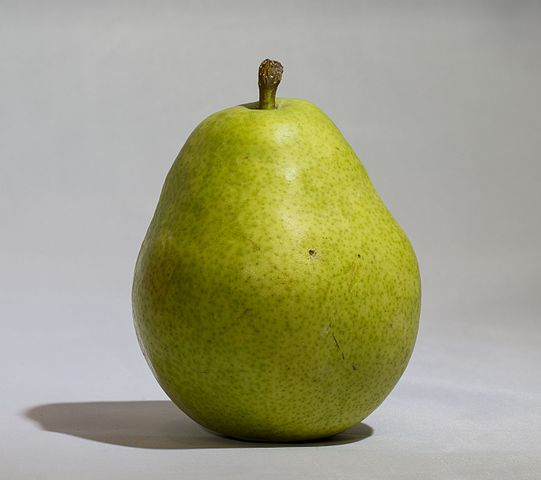
#> input picture HW1-Filters/input3A.jpg, 541 x 480 px
$ python main.py 3 input3A.jpg out.png out.png   (older library calls are emulated)
#> lines starting #> are read from the running program, lines starting #| are printed output that depends on the picture; pictures that were not available may be replaced by others from this repository, and a replacement may not be noted
#> in Question3, input_image1 is the input picture: shape (480, 541, 3); mean B, G, R 131.9, 161.7, 162.1
# Instructions:
# For question 1, only modify function: histogram_equalization
# For question 2, only modify functions: low_pass_filter, high_pass_filter, deconvolution
# For question 3, only modify function: laplacian_pyramid_blending

# Student: Han Le - 111679478

from __future__ import print_function
from __future__ import division
import os
import sys
import cv2
import numpy as np


# [189 lines left out: functions help_message, histogram_equalization, Question1, low_pass_filter, high_pass_filter, deconvolution and 1 more, not called in this run]


# ===================================================
# ===== Question 3: Laplacian pyramid blending ======
# ===================================================


def laplacian_pyramid_blending(img_in1, img_in2):

    # Write laplacian pyramid blending codes here
    A = img_in1
    B = img_in2
    # resize the image A to have same size as image B
    # height, width = np.shape(B)[0], np.shape(B)[1]
    # A = cv2.resize(A, (width, height))

    A = A[:, :A.shape[0]]
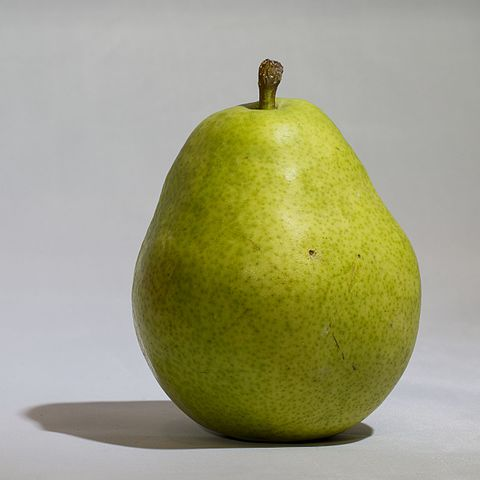
#> A: shape (480, 480, 3); mean B, G, R 127.4, 160.7, 161
    B = B[:A.shape[0], :A.shape[0]]

    deep_level = 5
    # generate Gaussian pyramid for A
    G = A.copy()
    gpA = [G]
    for i in xrange(0, deep_level + 1):
        G = cv2.pyrDown(G)
        gpA.append(G)
#> this loop made 6 passes
#> pass 3, in laplacian_pyramid_blending, `G = cv2.pyrDown(G)`:
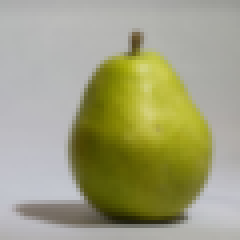
#> G: shape (60, 60, 3) (shown 4 times larger); mean B, G, R 127.6, 160.7, 161.1
#> after the loop, gpA = 7 items

    # generate Gaussian pyramid for B
    G = B.copy()
    gpB = [G]
    for i in xrange(0, deep_level + 1):
        G = cv2.pyrDown(G)
        gpB.append(G)
#> after the loop, gpB = 7 items

    # generate Laplacian Pyramid for A, which contains high freq elements
    lpA = [gpA[deep_level]]
    for i in xrange(deep_level, 0, -1):
        GE = cv2.pyrUp(gpA[i])
        # subtraction requires same size matrix --> resize 1 image to have the same size if necessary
        height, width = np.shape(gpA[i - 1])[0], np.shape(gpA[i - 1])[1]
        if not np.shape(GE) == np.shape(gpA[i - 1]):
            L = cv2.subtract(gpA[i - 1], cv2.resize(GE, (width, height)))
        else:
            L = cv2.subtract(gpA[i - 1], GE)
        lpA.append(L)
#> this loop made 5 passes
#> pass 1, in laplacian_pyramid_blending, `GE = cv2.pyrUp(gpA[i])`:
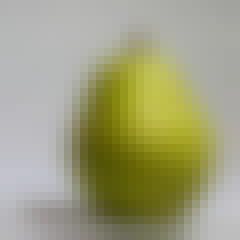
#> GE: shape (30, 30, 3) (shown 8 times larger); mean of channels 0, 1, 2 127.3, 160.5, 160.8; drawn as B, G, R
#> after the loop, lpA = 6 items

    # generate Laplacian Pyramid for B
    lpB = [gpB[deep_level]]
    for i in xrange(deep_level, 0, -1):
        GE = cv2.pyrUp(gpB[i])
        # subtraction requires same size matrix --> resize 1 image to have the same size if necessary
        height, width = np.shape(gpB[i - 1])[0], np.shape(gpB[i - 1])[1]
        if not np.shape(GE) == np.shape(gpB[i - 1]):
            L = cv2.subtract(gpB[i - 1], cv2.resize(GE, (width, height)))
        else:
            L = cv2.subtract(gpB[i - 1], GE)
        lpB.append(L)
#> this loop made 5 passes
#> pass 3, in laplacian_pyramid_blending, `GE = cv2.pyrUp(gpB[i])`:
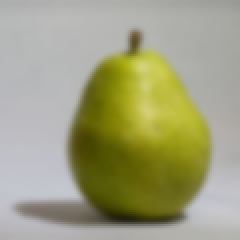
#> GE: shape (120, 120, 3) (shown 2 times larger); mean of channels 0, 1, 2 127.6, 160.8, 161.1; drawn as B, G, R
#> pass 3, in laplacian_pyramid_blending, `L = cv2.subtract(gpB[i - 1], GE)`:
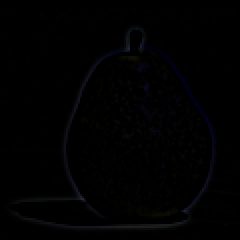
#> L: shape (120, 120, 3) (shown 2 times larger); mean of channels 0, 1, 2 1.6, 1.1, 1; drawn as B, G, R
#> after the loop, lpB = 6 items

    # Now add left and right halves of images in each level
    LS = []
    for la, lb in zip(lpA, lpB):
        rows, cols, dpt = np.shape(la)
        ls = np.hstack((la[:, 0:np.int(cols / 2), :],
                        lb[:, np.int(cols / 2):, :]))
        LS.append(ls)
#> this loop made 6 passes
#> (rows, cols) on passes 1 to 6: (15, 15), (30, 30), (60, 60), (120, 120), (240, 240), (480, 480)
#> after the loop, LS = 6 items

    # now reconstruct
    ls_ = LS[0]  # LS[0] is the LOW freq element
    for i in xrange(1, deep_level + 1):
        ls_ = cv2.pyrUp(ls_)

        # addition requires same size matrix --> resize 1 image to have the same size if necessary
        height, width = np.shape(LS[i])[0], np.shape(LS[i])[1]
        if not np.shape(ls_) == np.shape(LS[i]):
            ls_ = cv2.add(cv2.resize(ls_, (width, height)), LS[i])
        else:
            ls_ = cv2.add(ls_, LS[i])
#> this loop made 5 passes
#> pass 1, in laplacian_pyramid_blending, `ls_ = cv2.add(ls_, LS[i])`:
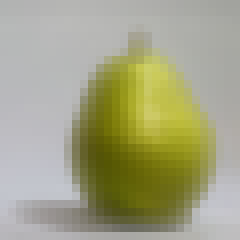
#> ls_: shape (30, 30, 3) (shown 8 times larger); mean of channels 0, 1, 2 132.8, 163.9, 164.1; drawn as B, G, R
#> after the loop:
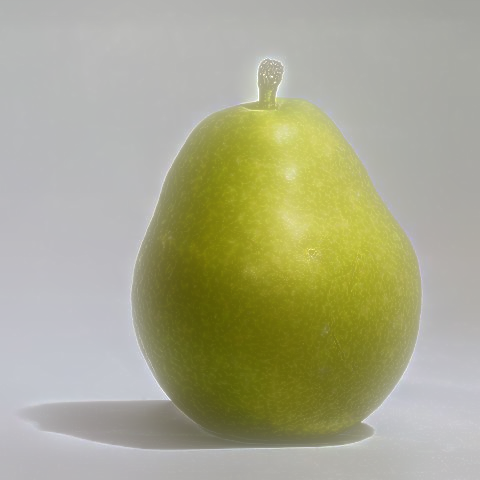
#> ls_: shape (480, 480, 3); mean of channels 0, 1, 2 139.2, 168.7, 168.7; drawn as B, G, R

    # image with direct connecting each half
    real = np.hstack((A[:, :np.int(cols / 2)], B[:, np.int(cols / 2):]))

    return True, ls_


def Question3():

    # Read in input images
    input_image1 = cv2.imread(sys.argv[2], cv2.IMREAD_COLOR)
    input_image2 = cv2.imread(sys.argv[3], cv2.IMREAD_COLOR)

    # Laplacian pyramid blending
    succeed, output_image = laplacian_pyramid_blending(input_image1,
                                                       input_image2)
#> succeed = True

    # Write out the result
    output_name = sys.argv[4] + "5.jpg"
    cv2.imwrite(output_name, output_image)

    return True


if __name__ == '__main__':
    question_number = -1

    # Validate the input arguments
    if (len(sys.argv) < 4):
        help_message()
        sys.exit()
    else:
        question_number = int(sys.argv[1])

        if (question_number == 1 and not (len(sys.argv) == 4)):
            help_message()
            sys.exit()
        if (question_number == 2 and not (len(sys.argv) == 5)):
            help_message()
            sys.exit()
        if (question_number == 3 and not (len(sys.argv) == 5)):
            help_message()
            sys.exit()
        if (question_number > 3 or question_number < 1 or len(sys.argv) > 5):
            print("Input parameters out of bound ...")
            sys.exit()

    function_launch = {
        1: Question1,
        2: Question2,
        3: Question3,
    }

    # Call the function
    function_launch[question_number]()

$ run again, on HW1-Filters/input3B.jpg
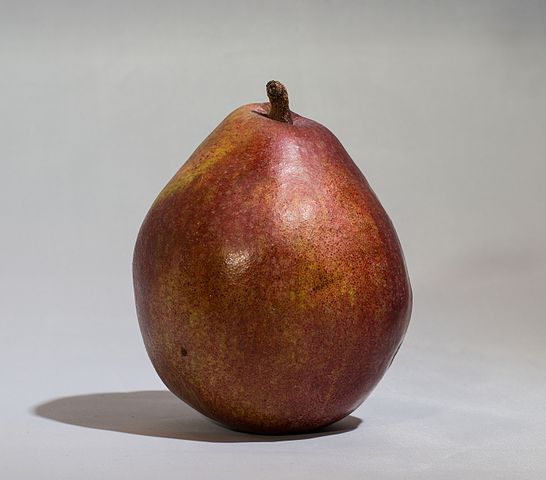
#> input picture HW1-Filters/input3B.jpg, 546 x 480 px
#> in Question3, input_image1 is the input picture: shape (480, 546, 3); mean B, G, R 143.2, 148.9, 163.6
#> in laplacian_pyramid_blending, `A = A[:, :A.shape[0]]`:
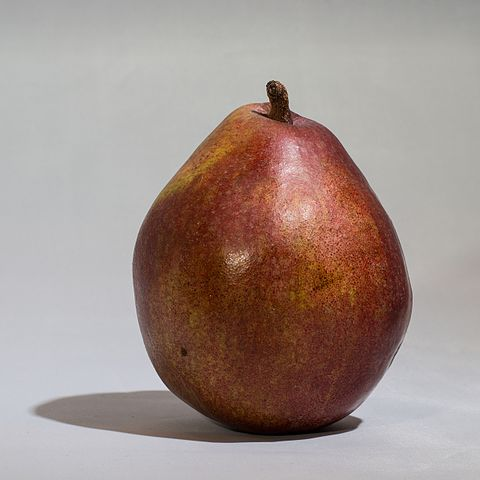
#> A: shape (480, 480, 3); mean B, G, R 139.5, 145.6, 162
#> after the loop in laplacian_pyramid_blending, `for i in xrange(0, deep_level + 1):`: gpA = 7 items
#> after the loop in laplacian_pyramid_blending, `for i in xrange(deep_level, 0, -1):`: lpA = 6 items
#> the loop in laplacian_pyramid_blending, `for la, lb in zip(lpA, lpB):` made 6 passes
#> (rows, cols) on passes 1 to 6: (15, 15), (30, 30), (60, 60), (120, 120), (240, 240), (480, 480)
#> after the loop in laplacian_pyramid_blending, `for i in xrange(1, deep_level + 1):`:
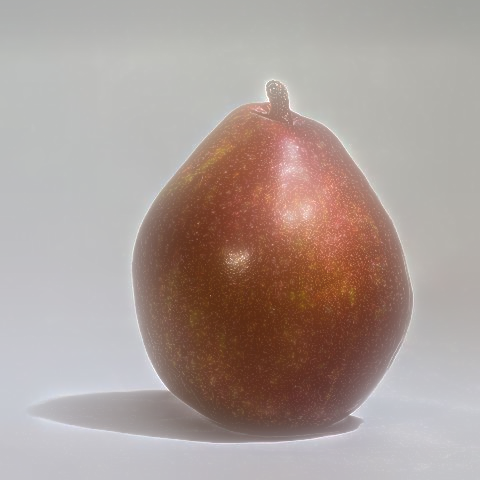
#> ls_: shape (480, 480, 3); mean of channels 0, 1, 2 151.4, 156.9, 171.6; drawn as B, G, R
#> succeed = True
